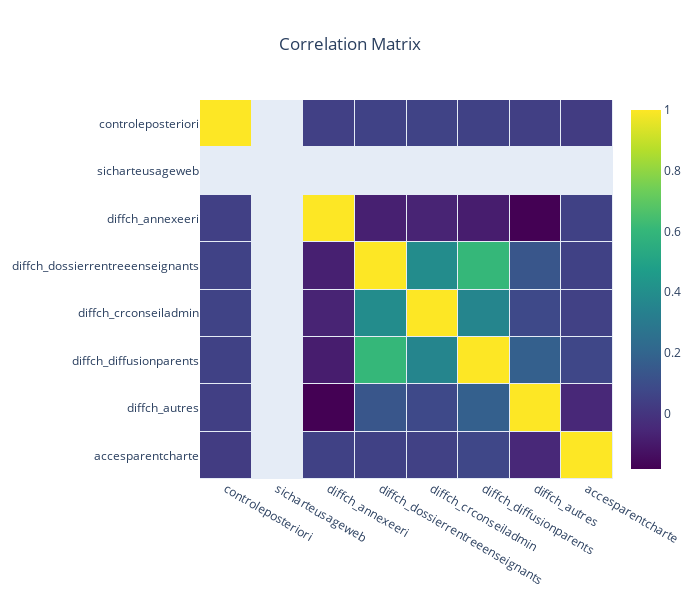

The code cell stored with this chart in its notebook:
### Markdown cell above
### *Corrélation entre les variables*

Nous allons voir si il existe une corrélation entre les différentes colonnes.

### Code cell
column_names = df_charte.columns

heat = go.Heatmap(
    z=df_charte.corr().values,
    x=column_names,
    y=column_names,
    xgap=1, ygap=1,
    colorscale='Viridis'
)

layout = go.Layout(
    title='Correlation Matrix',
    title_x=0.5,
    width=700, height=600,
    xaxis_showgrid=False, yaxis_showgrid=False,
    yaxis_autorange='reversed'
)

fig = go.Figure(data=[heat], layout=layout)
fig.show()

### Figure 1 — Plotly figure (JSON) as saved in the notebook; plotly's stock layout.template omitted (floating-point values rounded to 4 significant figures)
{"data": [{"colorscale": [[0, "#440154"], [0.1111, "#482878"], [0.2222, "#3e4989"], [0.3333, "#31688e"], [0.4444, "#26828e"], [0.5556, "#1f9e89"], [0.6667, "#35b779"], [0.7778, "#6ece58"], [0.8889, "#b5de2b"], [1, "#fde725"]], "type": "heatmap", "x": ["controleposteriori", "sicharteusageweb", "diffch_annexeeri", "diffch_dossierrentreeenseignants", "diffch_crconseiladmin", "diffch_diffusionparents", "diffch_autres", "accesparentcharte"], "xgap": 1, "y": ["controleposteriori", "sicharteusageweb", "diffch_annexeeri", "diffch_dossierrentreeenseignants", "diffch_crconseiladmin", "diffch_diffusionparents", "diffch_autres", "accesparentcharte"], "ygap": 1, "z": [[1, null, 0.0456, 0.05318, 0.05674, 0.04865, 0.04191, 0.02697], [null, null, null, null, null, null, null, null], [0.0456, null, 1, -0.07758, -0.06529, -0.08842, -0.1827, 0.04764], [0.05318, null, -0.07758, 1, 0.3903, 0.6049, 0.1357, 0.04745], [0.05674, null, -0.06529, 0.3903, 1, 0.3564, 0.08146, 0.04648], [0.04865, null, -0.08842, 0.6049, 0.3564, 1, 0.1778, 0.07026], [0.04191, null, -0.1827, 0.1357, 0.08146, 0.1778, 1, -0.05184], [0.02697, null, 0.04764, 0.04745, 0.04648, 0.07026, -0.05184, 1]]}], "layout": {"height": 600, "title": {"text": "Correlation Matrix", "x": 0.5}, "width": 700, "xaxis": {"showgrid": false}, "yaxis": {"autorange": "reversed", "showgrid": false}}}
